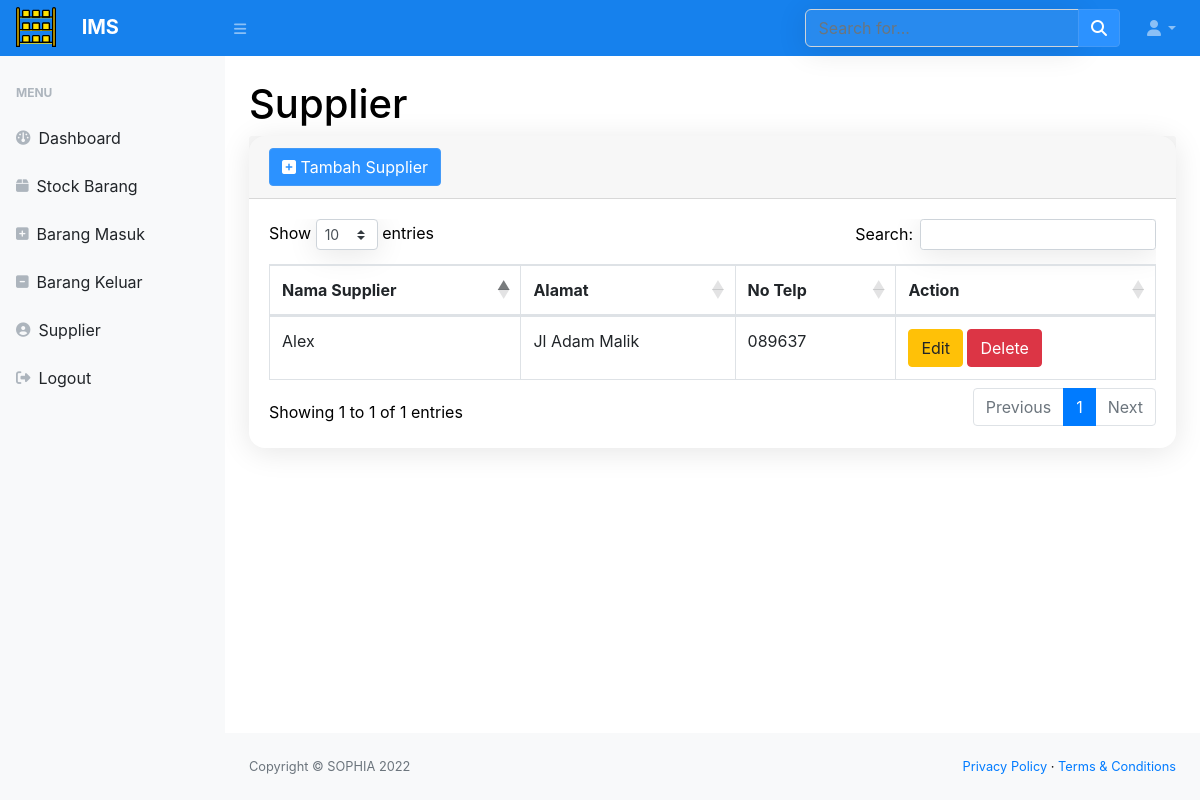
/supplier.php (signed in), run on the app's committed database.
### tables this page shows
CREATE TABLE `supplier` (
  `idsup` int(11) NOT NULL,
  `namasup` varchar(100) NOT NULL,
  `alamat` varchar(100) NOT NULL,
  `notelp` varchar(100) NOT NULL
);

### supplier.php (the view, shortened to what this page needs)
<?php
require 'config/config.php'
?>
<!DOCTYPE html>
<html lang="en">
    <?php
    include_once 'layout/head.php'
    ?>
    <body class="sb-nav-fixed">
            <?php
            include_once  'layout/navbar.php';
            ?>
        <div id="layoutSidenav">
            <?php
            include_once  'layout/sidebar.php';
            ?>
            <div id="layoutSidenav_content">
                <main>
                    <div class="container-fluid">
                        <h1 class="mt-4">Supplier</h1>
                        <div class="card mb-4">
                            <div class="card-header">
                            <button type="button" class="btn btn-primary" data-toggle="modal" data-target="#myModal">
                                <i class="fa fa-plus-square"></i> Tambah Supplier
                                </button>
                            </div>
                            <div class="card-body">
                                <div class="table-responsive">
                                    <table class="table table-bordered" id="dataTable" width="100%" cellspacing="0">
                                        <thead>
                                            <tr>
                                                <th>Nama Supplier</th>
                                                <th>Alamat</th>
                                                <th>No Telp</th>
                                                <th>Action</th>
                                            </tr>
                                        </thead>
                                        <tbody>
                                            <?php
                                                $ambildatasupplier = mysqli_query($conn,"SELECT * FROM supplier");
                                                while($data=mysqli_fetch_array($ambildatasupplier)){
                                                    $idsup = $data['idsup'];
                                                    $namasupplier = $data['namasup'];
                                                    $alamat = $data['alamat'];
                                                    $notelp = $data['notelp'];
                                            ?>
                                                <tr>
                                                    <td><?=$namasupplier?></td>
                                                    <td><?=$alamat?></td>
                                                    <td><?=$notelp?></td>
                                                    <td><button type="button" class="btn btn-warning" data-toggle="modal" data-target="#edit<?=$idsup;?>">Edit</button>
                                                    <button type="button" class="btn btn-danger" data-toggle="modal" data-target="#delete<?=$idsup;?>">Delete</button></td>
                                                </tr>
                                            <?php
                                                };
                                            ?>
                                        </tbody>
                                    </table>
                                </div>
                            </div>
                        </div>
                    </div>
                </main>
                <footer class="py-4 bg-light mt-auto">
                    <div class="container-fluid">
                        <div class="d-flex align-items-center justify-content-between small">
                            <div class="text-muted">Copyright &copy; SOPHIA 2022</div>
                            <div>
                                <a href="#">Privacy Policy</a>
                                &middot;
                                <a href="#">Terms &amp; Conditions</a>
                            </div>
                        </div>
                    </div>
                </footer>
            </div>
        </div>
    </body>
</html>

### data on the page
supplier: namasup "Alex", alamat "Jl Adam Malik", notelp "089637"
